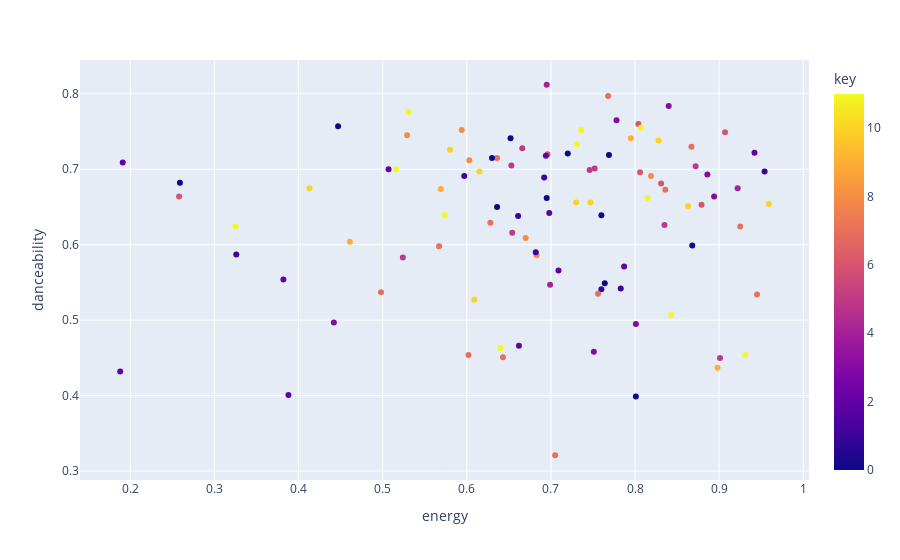

Write notebook code for a chart like this one.
### Code cell
def generate_colors(num_colors):
    import random
    # Generate a list of colors with sufficient contrast
    colors = []
    for i in range(num_colors):
        r = random.randint(0, 255)
        g = random.randint(0, 255)
        b = random.randint(0, 255)
        color = f'rgb({r}, {g}, {b})'
        colors.append(color)
    return colors

hover_columns = ['name', 'artist', 'added_at', 'tempo', 'valence']
fig = px.scatter(most_recently_added, x="energy", y='danceability', color='key', color_discrete_sequence=px.colors.qualitative.Bold, hover_data=hover_columns)
fig.show()

### Figure 1 — Plotly figure (JSON) as saved in the notebook; plotly's stock layout.template omitted (floating-point values rounded to 4 significant figures; data arrays with more than 128 entries replaced by an {"elided": "..."} marker saying what was removed)
{"data": [{"customdata": {"elided": "100x5 mixed values"}, "hovertemplate": "energy=%{x}<br>danceability=%{y}<br>name=%{customdata[0]}<br>artist=%{customdata[1]}<br>added_at=%{customdata[2]}<br>tempo=%{customdata[3]}<br>valence=%{customdata[4]}<br>key=%{marker.color}<extra></extra>", "legendgroup": "", "marker": {"color": [0, 3, 0, 7, 2, 10, 10, 0, 11, 4, 6, 4, 1, 7, 8, 8, 3, 2, 0, 11, 5, 5, 2, 7, 5, 11, 3, 6, 1, 6, 7, 9, 1, 11, 11, 2, 7, 7, 1, 11, 0, 1, 7, 2, 8, 7, 0, 2, 0, 3, 1, 10, 11, 0, 0, 10, 7, 1, 10, 2, 5, 6, 9, 8, 7, 11, 6, 3, 11, 6, 9, 5, 6, 2, 0, 0, 5, 10, 2, 0, 7, 3, 10, 11, 3, 2, 8, 2, 8, 4, 9, 1, 7, 10, 11, 10, 5, 5, 7, 5], "coloraxis": "coloraxis", "symbol": "circle"}, "mode": "markers", "name": "", "orientation": "v", "showlegend": false, "type": "scatter", "x": [0.447, 0.84, 0.801, 0.768, 0.507, 0.73, 0.609, 0.695, 0.731, 0.699, 0.831, 0.695, 0.954, 0.705, 0.683, 0.529, 0.778, 0.388, 0.764, 0.574, 0.835, 0.654, 0.787, 0.602, 0.524, 0.736, 0.894, 0.879, 0.783, 0.806, 0.628, 0.461, 0.682, 0.815, 0.64, 0.709, 0.925, 0.643, 0.597, 0.843, 0.652, 0.76, 0.636, 0.191, 0.67, 0.498, 0.63, 0.382, 0.259, 0.886, 0.692, 0.828, 0.531, 0.868, 0.72, 0.58, 0.945, 0.661, 0.615, 0.942, 0.653, 0.804, 0.795, 0.603, 0.567, 0.807, 0.258, 0.751, 0.325, 0.907, 0.898, 0.752, 0.696, 0.662, 0.636, 0.769, 0.901, 0.959, 0.698, 0.76, 0.867, 0.801, 0.747, 0.516, 0.442, 0.188, 0.594, 0.694, 0.819, 0.922, 0.569, 0.326, 0.836, 0.413, 0.931, 0.863, 0.746, 0.666, 0.756, 0.872], "xaxis": "x", "y": [0.757, 0.784, 0.399, 0.797, 0.7, 0.656, 0.527, 0.662, 0.733, 0.547, 0.681, 0.812, 0.697, 0.321, 0.586, 0.745, 0.765, 0.401, 0.549, 0.639, 0.626, 0.616, 0.571, 0.454, 0.583, 0.752, 0.664, 0.653, 0.542, 0.696, 0.629, 0.604, 0.59, 0.662, 0.463, 0.566, 0.624, 0.451, 0.691, 0.507, 0.741, 0.541, 0.715, 0.709, 0.609, 0.537, 0.715, 0.554, 0.682, 0.693, 0.689, 0.738, 0.776, 0.599, 0.721, 0.726, 0.534, 0.638, 0.697, 0.722, 0.705, 0.76, 0.741, 0.712, 0.598, 0.755, 0.664, 0.458, 0.624, 0.749, 0.437, 0.701, 0.72, 0.466, 0.65, 0.719, 0.45, 0.654, 0.642, 0.639, 0.73, 0.495, 0.656, 0.7, 0.497, 0.432, 0.752, 0.718, 0.691, 0.675, 0.674, 0.587, 0.673, 0.675, 0.454, 0.651, 0.699, 0.728, 0.535, 0.704], "yaxis": "y"}], "layout": {"coloraxis": {"colorbar": {"title": {"text": "key"}}, "colorscale": [[0, "#0d0887"], [0.1111, "#46039f"], [0.2222, "#7201a8"], [0.3333, "#9c179e"], [0.4444, "#bd3786"], [0.5556, "#d8576b"], [0.6667, "#ed7953"], [0.7778, "#fb9f3a"], [0.8889, "#fdca26"], [1, "#f0f921"]]}, "legend": {"tracegroupgap": 0}, "margin": {"t": 60}, "xaxis": {"anchor": "y", "domain": [0, 1], "title": {"text": "energy"}}, "yaxis": {"anchor": "x", "domain": [0, 1], "title": {"text": "danceability"}}}}
